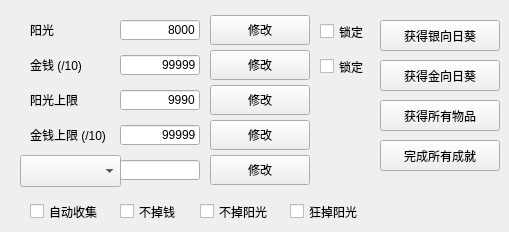
    <widget class="QWidget" name="tab_1">
     <attribute name="title">
      <string>资源</string>
     </attribute>
     <widget class="QLabel" name="label_1">
      <property name="geometry">
       <rect>
        <x>30</x>
        <y>20</y>
        <width>26</width>
        <height>19</height>
       </rect>
      </property>
      <property name="text">
       <string>阳光</string>
      </property>
     </widget>
     <widget class="QLineEdit" name="Sun">
      <property name="geometry">
       <rect>
        <x>120</x>
        <y>20</y>
        <width>80</width>
        <height>20</height>
       </rect>
      </property>
      <property name="layoutDirection">
       <enum>Qt::LeftToRight</enum>
      </property>
      <property name="inputMethodHints">
       <set>Qt::ImhDigitsOnly</set>
      </property>
      <property name="text">
       <string>8000</string>
      </property>
      <property name="alignment">
       <set>Qt::AlignRight|Qt::AlignTrailing|Qt::AlignVCenter</set>
      </property>
     </widget>
     <widget class="QPushButton" name="ModifySun">
      <property name="geometry">
       <rect>
        <x>210</x>
        <y>15</y>
        <width>100</width>
        <height>30</height>
       </rect>
      </property>
      <property name="text">
       <string>修改</string>
      </property>
      <property name="autoDefault">
       <bool>false</bool>
      </property>
      <property name="default">
       <bool>false</bool>
      </property>
      <property name="flat">
       <bool>false</bool>
      </property>
     </widget>
     <widget class="QPushButton" name="ModifyMoney">
      <property name="geometry">
       <rect>
        <x>210</x>
        <y>50</y>
        <width>100</width>
        <height>30</height>
       </rect>
      </property>
      <property name="text">
       <string>修改</string>
      </property>
     </widget>
     <widget class="QLabel" name="label_2">
      <property name="geometry">
       <rect>
        <x>30</x>
        <y>55</y>
        <width>56</width>
        <height>19</height>
       </rect>
      </property>
      <property name="text">
       <string>金钱 (/10)</string>
      </property>
     </widget>
     <widget class="QLineEdit" name="Money">
      <property name="geometry">
       <rect>
        <x>120</x>
        <y>55</y>
        <width>80</width>
        <height>20</height>
       </rect>
      </property>
      <property name="layoutDirection">
       <enum>Qt::LeftToRight</enum>
      </property>
      <property name="inputMethodHints">
       <set>Qt::ImhDigitsOnly</set>
      </property>
      <property name="text">
       <string>99999</string>
      </property>
      <property name="alignment">
       <set>Qt::AlignRight|Qt::AlignTrailing|Qt::AlignVCenter</set>
      </property>
     </widget>
     <widget class="QCheckBox" name="LockSun">
      <property name="geometry">
       <rect>
        <x>320</x>
        <y>20</y>
        <width>51</width>
        <height>23</height>
       </rect>
      </property>
      <property name="text">
       <string>锁定</string>
      </property>
     </widget>
     <widget class="QCheckBox" name="LockMoney">
      <property name="geometry">
       <rect>
        <x>320</x>
        <y>55</y>
        <width>51</width>
        <height>23</height>
       </rect>
      </property>
      <property name="text">
       <string>锁定</string>
      </property>
      <property name="checked">
       <bool>false</bool>
      </property>
     </widget>
     <widget class="QPushButton" name="GetGoldenSunflower">
      <property name="geometry">
       <rect>
        <x>380</x>
        <y>60</y>
        <width>120</width>
        <height>31</height>
       </rect>
      </property>
      <property name="text">
       <string>获得金向日葵</string>
      </property>
     </widget>
     <widget class="QPushButton" name="GetAllItems">
      <property name="geometry">
       <rect>
        <x>380</x>
        <y>100</y>
        <width>120</width>
        <height>31</height>
       </rect>
      </property>
      <property name="text">
       <string>获得所有物品</string>
      </property>
     </widget>
     <widget class="QPushButton" name="GetSliverSunflower">
      <property name="geometry">
       <rect>
        <x>380</x>
        <y>20</y>
        <width>120</width>
        <height>31</height>
       </rect>
      </property>
      <property name="text">
       <string>获得银向日葵</string>
      </property>
     </widget>
     <widget class="QPushButton" name="FinishAchievements">
      <property name="geometry">
       <rect>
        <x>380</x>
        <y>140</y>
        <width>120</width>
        <height>31</height>
       </rect>
      </property>
      <property name="text">
       <string>完成所有成就</string>
      </property>
     </widget>
     <widget class="QLabel" name="label_13">
      <property name="geometry">
       <rect>
        <x>30</x>
        <y>90</y>
        <width>52</width>
        <height>19</height>
       </rect>
      </property>
      <property name="text">
       <string>阳光上限</string>
      </property>
     </widget>
     <widget class="QPushButton" name="ModifySunLimit">
      <property name="geometry">
       <rect>
        <x>210</x>
        <y>85</y>
        <width>100</width>
        <height>30</height>
       </rect>
      </property>
      <property name="text">
       <string>修改</string>
      </property>
     </widget>
     <widget class="QLineEdit" name="SunLimit">
      <property name="geometry">
       <rect>
        <x>120</x>
        <y>90</y>
        <width>80</width>
        <height>20</height>
       </rect>
      </property>
      <property name="layoutDirection">
       <enum>Qt::LeftToRight</enum>
      </property>
      <property name="inputMethodHints">
       <set>Qt::ImhDigitsOnly</set>
      </property>
      <property name="text">
       <string>9990</string>
      </property>
      <property name="alignment">
       <set>Qt::AlignRight|Qt::AlignTrailing|Qt::AlignVCenter</set>
      </property>
     </widget>
     <widget class="QLabel" name="label_14">
      <property name="geometry">
       <rect>
        <x>30</x>
        <y>125</y>
        <width>82</width>
        <height>19</height>
       </rect>
      </property>
      <property name="text">
       <string>金钱上限 (/10)</string>
      </property>
     </widget>
     <widget class="QPushButton" name="ModifyMoneyLimit">
      <property name="geometry">
       <rect>
        <x>210</x>
        <y>120</y>
        <width>100</width>
        <height>30</height>
       </rect>
      </property>
      <property name="text">
       <string>修改</string>
      </property>
     </widget>
     <widget class="QLineEdit" name="MoneyLimit">
      <property name="geometry">
       <rect>
        <x>120</x>
        <y>125</y>
        <width>80</width>
        <height>20</height>
       </rect>
      </property>
      <property name="layoutDirection">
       <enum>Qt::LeftToRight</enum>
      </property>
      <property name="inputMethodHints">
       <set>Qt::ImhDigitsOnly</set>
      </property>
      <property name="text">
       <string>99999</string>
      </property>
      <property name="alignment">
       <set>Qt::AlignRight|Qt::AlignTrailing|Qt::AlignVCenter</set>
      </property>
     </widget>
     <widget class="QLineEdit" name="ResourceValue">
      <property name="geometry">
       <rect>
        <x>120</x>
        <y>160</y>
        <width>80</width>
        <height>20</height>
       </rect>
      </property>
      <property name="layoutDirection">
       <enum>Qt::LeftToRight</enum>
      </property>
      <property name="inputMethodHints">
       <set>Qt::ImhDigitsOnly</set>
      </property>
      <property name="text">
       <string/>
      </property>
      <property name="alignment">
       <set>Qt::AlignRight|Qt::AlignTrailing|Qt::AlignVCenter</set>
      </property>
     </widget>
     <widget class="QPushButton" name="ModifyResourceValue">
      <property name="geometry">
       <rect>
        <x>210</x>
        <y>155</y>
        <width>100</width>
        <height>30</height>
       </rect>
      </property>
      <property name="text">
       <string>修改</string>
      </property>
     </widget>
     <widget class="QComboBox" name="ResourceType">
      <property name="geometry">
       <rect>
        <x>20</x>
        <y>155</y>
        <width>101</width>
        <height>32</height>
       </rect>
      </property>
      <property name="currentIndex">
       <number>-1</number>
      </property>
     </widget>
     <widget class="QCheckBox" name="AutoCollect">
      <property name="geometry">
       <rect>
        <x>30</x>
        <y>200</y>
        <width>77</width>
        <height>23</height>
       </rect>
      </property>
      <property name="text">
       <string>自动收集</string>
      </property>
      <property name="checked">
       <bool>false</bool>
      </property>
     </widget>
     <widget class="QCheckBox" name="NoMoneyDrops">
      <property name="geometry">
       <rect>
        <x>120</x>
        <y>200</y>
        <width>64</width>
        <height>23</height>
       </rect>
      </property>
      <property name="text">
       <string>不掉钱</string>
      </property>
      <property name="checked">
       <bool>false</bool>
      </property>
     </widget>
     <widget class="QCheckBox" name="NoSunFalling">
      <property name="geometry">
       <rect>
        <x>200</x>
        <y>200</y>
        <width>77</width>
        <height>23</height>
       </rect>
      </property>
      <property name="text">
       <string>不掉阳光</string>
      </property>
      <property name="checked">
       <bool>false</bool>
      </property>
     </widget>
     <widget class="QCheckBox" name="KeepSunFalling">
      <property name="geometry">
       <rect>
        <x>290</x>
        <y>200</y>
        <width>77</width>
        <height>23</height>
       </rect>
      </property>
      <property name="text">
       <string>狂掉阳光</string>
      </property>
      <property name="checked">
       <bool>false</bool>
      </property>
     </widget>
    </widget>
